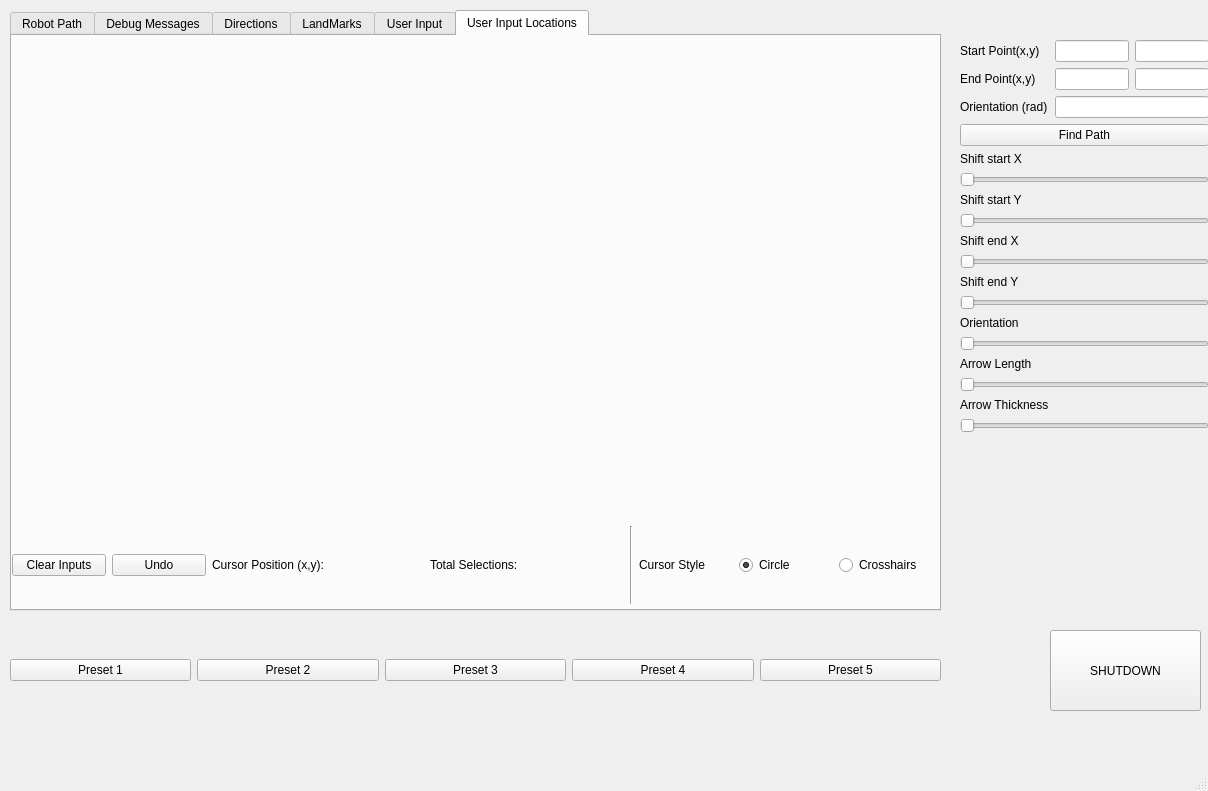
<?xml version="1.0" encoding="UTF-8"?>
<ui version="4.0">
 <class>MainWindow</class>
 <widget class="QMainWindow" name="MainWindow">
  <property name="geometry">
   <rect>
    <x>0</x>
    <y>0</y>
    <width>1208</width>
    <height>791</height>
   </rect>
  </property>
  <property name="windowTitle">
   <string>MainWindow</string>
  </property>
  <widget class="QWidget" name="centralwidget">
   <widget class="QTabWidget" name="directions">
    <property name="geometry">
     <rect>
      <x>10</x>
      <y>10</y>
      <width>931</width>
      <height>601</height>
     </rect>
    </property>
    <property name="focusPolicy">
     <enum>Qt::TabFocus</enum>
    </property>
    <property name="currentIndex">
     <number>5</number>
    </property>
    <widget class="QWidget" name="RobotPath">
     <attribute name="title">
      <string>Robot Path</string>
     </attribute>
     <widget class="QLabel" name="img_label">
      <property name="geometry">
       <rect>
        <x>0</x>
        <y>0</y>
        <width>801</width>
        <height>401</height>
       </rect>
      </property>
      <property name="text">
       <string/>
      </property>
     </widget>
     <widget class="QWidget" name="verticalLayoutWidget">
      <property name="geometry">
       <rect>
        <x>0</x>
        <y>440</y>
        <width>151</width>
        <height>118</height>
       </rect>
      </property>
      <layout class="QVBoxLayout" name="verticalLayout_2">
       <item>
        <widget class="QLabel" name="label_5">
         <property name="text">
          <string>Image Name</string>
         </property>
        </widget>
       </item>
       <item>
        <widget class="QLineEdit" name="in_screenshot"/>
       </item>
       <item>
        <widget class="QPushButton" name="bu_set_dir">
         <property name="text">
          <string>Set Directory</string>
         </property>
        </widget>
       </item>
       <item>
        <widget class="QPushButton" name="bu_screenshot_aStar">
         <property name="text">
          <string>Screenshot</string>
         </property>
        </widget>
       </item>
      </layout>
     </widget>
    </widget>
    <widget class="QWidget" name="DebugMessages">
     <attribute name="title">
      <string>Debug Messages</string>
     </attribute>
     <widget class="QWidget" name="horizontalLayoutWidget">
      <property name="geometry">
       <rect>
        <x>10</x>
        <y>10</y>
        <width>701</width>
        <height>541</height>
       </rect>
      </property>
      <layout class="QHBoxLayout" name="horizontalLayout">
       <item>
        <layout class="QVBoxLayout" name="verticalLayout">
         <item>
          <widget class="QLabel" name="label_3">
           <property name="text">
            <string>Path Planner Errors</string>
           </property>
          </widget>
         </item>
         <item>
          <widget class="QTextBrowser" name="out_ASTART_error"/>
         </item>
         <item>
          <widget class="QLabel" name="label_4">
           <property name="text">
            <string>Generic Path Error</string>
           </property>
          </widget>
         </item>
         <item>
          <widget class="QTextBrowser" name="out_MAIN_error"/>
         </item>
        </layout>
       </item>
      </layout>
     </widget>
     <widget class="QPushButton" name="bu_clear">
      <property name="geometry">
       <rect>
        <x>730</x>
        <y>410</y>
        <width>191</width>
        <height>141</height>
       </rect>
      </property>
      <property name="text">
       <string>Clear ERRORs</string>
      </property>
     </widget>
     <widget class="QCheckBox" name="ch_disp_error">
      <property name="geometry">
       <rect>
        <x>740</x>
        <y>30</y>
        <width>161</width>
        <height>21</height>
       </rect>
      </property>
      <property name="text">
       <string>Update Error Boxs</string>
      </property>
      <property name="checked">
       <bool>true</bool>
      </property>
     </widget>
    </widget>
    <widget class="QWidget" name="DirectionsTab">
     <attribute name="title">
      <string>Directions</string>
     </attribute>
     <widget class="QLabel" name="img_directions">
      <property name="geometry">
       <rect>
        <x>0</x>
        <y>10</y>
        <width>801</width>
        <height>401</height>
       </rect>
      </property>
      <property name="text">
       <string/>
      </property>
     </widget>
     <widget class="QTextBrowser" name="out_directions">
      <property name="geometry">
       <rect>
        <x>160</x>
        <y>440</y>
        <width>761</width>
        <height>121</height>
       </rect>
      </property>
     </widget>
     <widget class="QWidget" name="verticalLayoutWidget_2">
      <property name="geometry">
       <rect>
        <x>0</x>
        <y>440</y>
        <width>151</width>
        <height>118</height>
       </rect>
      </property>
      <layout class="QVBoxLayout" name="verticalLayout_3">
       <item>
        <widget class="QLabel" name="label_6">
         <property name="text">
          <string>Image Name</string>
         </property>
        </widget>
       </item>
       <item>
        <widget class="QLineEdit" name="in_screenshot_directions"/>
       </item>
       <item>
        <widget class="QPushButton" name="bu_set_dir_directions">
         <property name="text">
          <string>Set Directory</string>
         </property>
        </widget>
       </item>
       <item>
        <widget class="QPushButton" name="bu_screenshot_directions">
         <property name="text">
          <string>Screenshot</string>
         </property>
        </widget>
       </item>
      </layout>
     </widget>
     <widget class="QCheckBox" name="ch_directions">
      <property name="geometry">
       <rect>
        <x>810</x>
        <y>410</y>
        <width>131</width>
        <height>22</height>
       </rect>
      </property>
      <property name="text">
       <string>show Output</string>
      </property>
     </widget>
    </widget>
    <widget class="QWidget" name="Landmarks">
     <attribute name="title">
      <string>LandMarks</string>
     </attribute>
     <widget class="QLabel" name="img_landmarks">
      <property name="geometry">
       <rect>
        <x>0</x>
        <y>0</y>
        <width>801</width>
        <height>401</height>
       </rect>
      </property>
      <property name="text">
       <string/>
      </property>
     </widget>
     <widget class="QWidget" name="verticalLayoutWidget_3">
      <property name="geometry">
       <rect>
        <x>0</x>
        <y>440</y>
        <width>151</width>
        <height>118</height>
       </rect>
      </property>
      <layout class="QVBoxLayout" name="verticalLayout_4">
       <item>
        <widget class="QLabel" name="label_7">
         <property name="text">
          <string>Image Name</string>
         </property>
        </widget>
       </item>
       <item>
        <widget class="QLineEdit" name="in_screenshot_Landmarks"/>
       </item>
       <item>
        <widget class="QPushButton" name="bu_set_dir_landmarks">
         <property name="text">
          <string>Set Directory</string>
         </property>
        </widget>
       </item>
       <item>
        <widget class="QPushButton" name="bu_screenshot_landmarks">
         <property name="text">
          <string>Screenshot</string>
         </property>
        </widget>
       </item>
      </layout>
     </widget>
    </widget>
    <widget class="QWidget" name="Userinput">
     <attribute name="title">
      <string>User Input</string>
     </attribute>
     <widget class="QLabel" name="label_8">
      <property name="geometry">
       <rect>
        <x>10</x>
        <y>10</y>
        <width>261</width>
        <height>17</height>
       </rect>
      </property>
      <property name="text">
       <string>User To provide own directions here</string>
      </property>
     </widget>
     <widget class="QWidget" name="formLayoutWidget">
      <property name="geometry">
       <rect>
        <x>10</x>
        <y>40</y>
        <width>901</width>
        <height>521</height>
       </rect>
      </property>
      <layout class="QFormLayout" name="formLayout">
       <property name="fieldGrowthPolicy">
        <enum>QFormLayout::AllNonFixedFieldsGrow</enum>
       </property>
       <property name="verticalSpacing">
        <number>15</number>
       </property>
       <item row="0" column="0">
        <widget class="QLabel" name="label_10">
         <property name="text">
          <string>Name</string>
         </property>
        </widget>
       </item>
       <item row="0" column="1">
        <widget class="QLineEdit" name="in_user_name"/>
       </item>
       <item row="1" column="0">
        <widget class="QLabel" name="label_9">
         <property name="text">
          <string>Directions</string>
         </property>
        </widget>
       </item>
       <item row="1" column="1">
        <widget class="QTextEdit" name="in_user_direction"/>
       </item>
       <item row="2" column="0">
        <widget class="QLabel" name="label_11">
         <property name="text">
          <string>Feedback</string>
         </property>
        </widget>
       </item>
       <item row="2" column="1">
        <widget class="QTextEdit" name="in_user_direction_feedback"/>
       </item>
       <item row="3" column="1">
        <widget class="QPushButton" name="bu_user_submit">
         <property name="text">
          <string>Submit</string>
         </property>
        </widget>
       </item>
      </layout>
     </widget>
    </widget>
    <widget class="QWidget" name="Userinput_img">
     <attribute name="title">
      <string>User Input Locations</string>
     </attribute>
     <widget class="QLabel" name="img_uInput">
      <property name="geometry">
       <rect>
        <x>0</x>
        <y>0</y>
        <width>801</width>
        <height>401</height>
       </rect>
      </property>
      <property name="text">
       <string/>
      </property>
     </widget>
     <widget class="QWidget" name="horizontalLayoutWidget_2">
      <property name="geometry">
       <rect>
        <x>0</x>
        <y>490</y>
        <width>921</width>
        <height>78</height>
       </rect>
      </property>
      <layout class="QHBoxLayout" name="horizontalLayout_4">
       <item>
        <widget class="QPushButton" name="bu_clear_uinputs">
         <property name="text">
          <string>Clear Inputs</string>
         </property>
        </widget>
       </item>
       <item>
        <widget class="QPushButton" name="bu_undo_uinput">
         <property name="text">
          <string>Undo</string>
         </property>
        </widget>
       </item>
       <item>
        <widget class="QLabel" name="label_16">
         <property name="text">
          <string>Cursor Position (x,y):</string>
         </property>
        </widget>
       </item>
       <item>
        <widget class="QLabel" name="label_cursor">
         <property name="text">
          <string/>
         </property>
        </widget>
       </item>
       <item>
        <widget class="QLabel" name="label_18">
         <property name="text">
          <string>Total Selections:</string>
         </property>
        </widget>
       </item>
       <item>
        <widget class="QLabel" name="label_selections">
         <property name="text">
          <string/>
         </property>
        </widget>
       </item>
       <item>
        <widget class="Line" name="line">
         <property name="orientation">
          <enum>Qt::Vertical</enum>
         </property>
        </widget>
       </item>
       <item>
        <widget class="QLabel" name="label_17">
         <property name="text">
          <string>Cursor Style</string>
         </property>
        </widget>
       </item>
       <item>
        <widget class="QRadioButton" name="rb_circle">
         <property name="text">
          <string>Circle</string>
         </property>
         <property name="checked">
          <bool>true</bool>
         </property>
        </widget>
       </item>
       <item>
        <widget class="QRadioButton" name="rb_crosshair">
         <property name="text">
          <string>Crosshairs</string>
         </property>
        </widget>
       </item>
      </layout>
     </widget>
    </widget>
   </widget>
   <widget class="QPushButton" name="bu_shutdown">
    <property name="geometry">
     <rect>
      <x>1050</x>
      <y>630</y>
      <width>151</width>
      <height>81</height>
     </rect>
    </property>
    <property name="text">
     <string>SHUTDOWN</string>
    </property>
   </widget>
   <widget class="QWidget" name="formLayoutWidget_2">
    <property name="geometry">
     <rect>
      <x>960</x>
      <y>40</y>
      <width>249</width>
      <height>541</height>
     </rect>
    </property>
    <layout class="QFormLayout" name="formLayout_2">
     <property name="fieldGrowthPolicy">
      <enum>QFormLayout::AllNonFixedFieldsGrow</enum>
     </property>
     <item row="0" column="0">
      <widget class="QLabel" name="label">
       <property name="text">
        <string>Start Point(x,y)</string>
       </property>
      </widget>
     </item>
     <item row="0" column="1">
      <layout class="QHBoxLayout" name="horizontalLayout_2">
       <item>
        <widget class="QLineEdit" name="in_start_x"/>
       </item>
       <item>
        <widget class="QLineEdit" name="in_start_y"/>
       </item>
      </layout>
     </item>
     <item row="1" column="0">
      <widget class="QLabel" name="label_2">
       <property name="text">
        <string>End Point(x,y)</string>
       </property>
      </widget>
     </item>
     <item row="1" column="1">
      <layout class="QHBoxLayout" name="horizontalLayout_3">
       <item>
        <widget class="QLineEdit" name="in_end_x"/>
       </item>
       <item>
        <widget class="QLineEdit" name="in_end_y"/>
       </item>
      </layout>
     </item>
     <item row="2" column="0">
      <widget class="QLabel" name="label_19">
       <property name="text">
        <string>Orientation (rad)</string>
       </property>
      </widget>
     </item>
     <item row="2" column="1">
      <widget class="QLineEdit" name="in_orientation"/>
     </item>
     <item row="3" column="0" colspan="2">
      <widget class="QPushButton" name="_bu_find_path">
       <property name="text">
        <string>Find Path</string>
       </property>
      </widget>
     </item>
     <item row="4" column="0">
      <widget class="QLabel" name="label_14">
       <property name="text">
        <string>Shift start X</string>
       </property>
      </widget>
     </item>
     <item row="5" column="0" colspan="2">
      <widget class="QSlider" name="slide_start_x">
       <property name="orientation">
        <enum>Qt::Horizontal</enum>
       </property>
      </widget>
     </item>
     <item row="6" column="0">
      <widget class="QLabel" name="label_15">
       <property name="text">
        <string>Shift start Y</string>
       </property>
      </widget>
     </item>
     <item row="7" column="0" colspan="2">
      <widget class="QSlider" name="slide_start_y">
       <property name="orientation">
        <enum>Qt::Horizontal</enum>
       </property>
      </widget>
     </item>
     <item row="8" column="0">
      <widget class="QLabel" name="label_12">
       <property name="text">
        <string>Shift end X</string>
       </property>
      </widget>
     </item>
     <item row="9" column="0" colspan="2">
      <widget class="QSlider" name="slide_shifter">
       <property name="orientation">
        <enum>Qt::Horizontal</enum>
       </property>
      </widget>
     </item>
     <item row="10" column="0">
      <widget class="QLabel" name="label_13">
       <property name="text">
        <string>Shift end Y</string>
       </property>
      </widget>
     </item>
     <item row="11" column="0" colspan="2">
      <widget class="QSlider" name="slide_shifter_y">
       <property name="orientation">
        <enum>Qt::Horizontal</enum>
       </property>
      </widget>
     </item>
     <item row="12" column="0">
      <widget class="QLabel" name="label_20">
       <property name="text">
        <string>Orientation</string>
       </property>
      </widget>
     </item>
     <item row="13" column="0" colspan="2">
      <widget class="QSlider" name="slide_orientation">
       <property name="orientation">
        <enum>Qt::Horizontal</enum>
       </property>
      </widget>
     </item>
     <item row="14" column="0">
      <widget class="QLabel" name="label_21">
       <property name="text">
        <string>Arrow Length</string>
       </property>
      </widget>
     </item>
     <item row="15" column="0" colspan="2">
      <widget class="QSlider" name="slide_arrow_length">
       <property name="orientation">
        <enum>Qt::Horizontal</enum>
       </property>
      </widget>
     </item>
     <item row="16" column="0">
      <widget class="QLabel" name="label_22">
       <property name="text">
        <string>Arrow Thickness</string>
       </property>
      </widget>
     </item>
     <item row="17" column="0" colspan="2">
      <widget class="QSlider" name="slide_arrow_thickness">
       <property name="orientation">
        <enum>Qt::Horizontal</enum>
       </property>
      </widget>
     </item>
    </layout>
   </widget>
   <widget class="QWidget" name="horizontalLayoutWidget_3">
    <property name="geometry">
     <rect>
      <x>10</x>
      <y>630</y>
      <width>931</width>
      <height>80</height>
     </rect>
    </property>
    <layout class="QHBoxLayout" name="horizontalLayout_5">
     <item>
      <widget class="QPushButton" name="buP1">
       <property name="text">
        <string>Preset 1</string>
       </property>
      </widget>
     </item>
     <item>
      <widget class="QPushButton" name="buP2">
       <property name="text">
        <string>Preset 2</string>
       </property>
      </widget>
     </item>
     <item>
      <widget class="QPushButton" name="buP3">
       <property name="text">
        <string>Preset 3</string>
       </property>
      </widget>
     </item>
     <item>
      <widget class="QPushButton" name="buP4">
       <property name="text">
        <string>Preset 4</string>
       </property>
      </widget>
     </item>
     <item>
      <widget class="QPushButton" name="buP5">
       <property name="text">
        <string>Preset 5</string>
       </property>
      </widget>
     </item>
    </layout>
   </widget>
  </widget>
  <widget class="QMenuBar" name="menubar">
   <property name="geometry">
    <rect>
     <x>0</x>
     <y>0</y>
     <width>1208</width>
     <height>25</height>
    </rect>
   </property>
  </widget>
  <widget class="QStatusBar" name="statusbar"/>
 </widget>
 <resources/>
 <connections/>
</ui>
